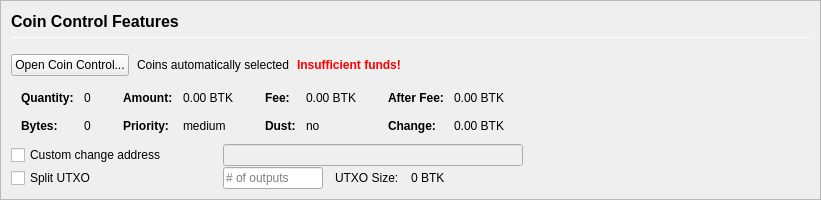
           <widget class="QFrame" name="frameCoinControl">
            <property name="sizePolicy">
             <sizepolicy hsizetype="Expanding" vsizetype="Expanding">
              <horstretch>0</horstretch>
              <verstretch>0</verstretch>
             </sizepolicy>
            </property>
            <property name="maximumSize">
             <size>
              <width>16777215</width>
              <height>16777215</height>
             </size>
            </property>
            <property name="frameShape">
             <enum>QFrame::StyledPanel</enum>
            </property>
            <property name="frameShadow">
             <enum>QFrame::Sunken</enum>
            </property>
            <layout class="QVBoxLayout" name="verticalLayoutCoinControl2">
             <property name="spacing">
              <number>0</number>
             </property>
             <property name="leftMargin">
              <number>0</number>
             </property>
             <property name="topMargin">
              <number>0</number>
             </property>
             <property name="rightMargin">
              <number>0</number>
             </property>
             <property name="bottomMargin">
              <number>0</number>
             </property>
             <item>
              <widget class="QFrame" name="frameCoinControl_BG">
               <layout class="QVBoxLayout" name="verticalLayoutCoinControl" stretch="0,0,0,0,0,0">
                <property name="spacing">
                 <number>1</number>
                </property>
                <property name="leftMargin">
                 <number>10</number>
                </property>
                <property name="topMargin">
                 <number>10</number>
                </property>
                <item>
                 <layout class="QHBoxLayout" name="horizontalLayoutCoinControl1">
                  <property name="bottomMargin">
                   <number>15</number>
                  </property>
                  <item>
                   <layout class="QVBoxLayout" name="verticalLayout_3">
                    <property name="spacing">
                     <number>6</number>
                    </property>
                    <item>
                     <widget class="QLabel" name="labelCoinControlFeatures">
                      <property name="sizePolicy">
                       <sizepolicy hsizetype="Preferred" vsizetype="Maximum">
                        <horstretch>0</horstretch>
                        <verstretch>0</verstretch>
                       </sizepolicy>
                      </property>
                      <property name="minimumSize">
                       <size>
                        <width>0</width>
                        <height>20</height>
                       </size>
                      </property>
                      <property name="font">
                       <font>
                        <pointsize>12</pointsize>
                        <weight>75</weight>
                        <bold>true</bold>
                       </font>
                      </property>
                      <property name="styleSheet">
                       <string notr="true">font-weight:bold;</string>
                      </property>
                      <property name="text">
                       <string>Coin Control Features</string>
                      </property>
                     </widget>
                    </item>
                    <item>
                     <widget class="Line" name="line">
                      <property name="minimumSize">
                       <size>
                        <width>0</width>
                        <height>1</height>
                       </size>
                      </property>
                      <property name="maximumSize">
                       <size>
                        <width>16777215</width>
                        <height>1</height>
                       </size>
                      </property>
                      <property name="orientation">
                       <enum>Qt::Horizontal</enum>
                      </property>
                     </widget>
                    </item>
                   </layout>
                  </item>
                 </layout>
                </item>
                <item>
                 <layout class="QHBoxLayout" name="horizontalLayoutCoinControl2" stretch="0,0,0,0">
                  <property name="spacing">
                   <number>8</number>
                  </property>
                  <property name="bottomMargin">
                   <number>10</number>
                  </property>
                  <item>
                   <widget class="QPushButton" name="pushButtonCoinControl">
                    <property name="styleSheet">
                     <string notr="true"/>
                    </property>
                    <property name="text">
                     <string>Open Coin Control...</string>
                    </property>
                    <property name="autoDefault">
                     <bool>false</bool>
                    </property>
                   </widget>
                  </item>
                  <item>
                   <widget class="QLabel" name="labelCoinControlAutomaticallySelected">
                    <property name="text">
                     <string>Coins automatically selected</string>
                    </property>
                    <property name="margin">
                     <number>5</number>
                    </property>
                   </widget>
                  </item>
                  <item>
                   <widget class="QLabel" name="labelCoinControlInsuffFunds">
                    <property name="font">
                     <font>
                      <weight>75</weight>
                      <bold>true</bold>
                     </font>
                    </property>
                    <property name="styleSheet">
                     <string notr="true">color:red;font-weight:bold;</string>
                    </property>
                    <property name="text">
                     <string>Insufficient funds!</string>
                    </property>
                    <property name="margin">
                     <number>5</number>
                    </property>
                   </widget>
                  </item>
                  <item>
                   <spacer name="horizontalSpacerCoinControl">
                    <property name="orientation">
                     <enum>Qt::Horizontal</enum>
                    </property>
                    <property name="sizeHint" stdset="0">
                     <size>
                      <width>40</width>
                      <height>1</height>
                     </size>
                    </property>
                   </spacer>
                  </item>
                 </layout>
                </item>
                <item>
                 <widget class="QWidget" name="widgetCoinControl" native="true">
                  <property name="sizePolicy">
                   <sizepolicy hsizetype="Preferred" vsizetype="Preferred">
                    <horstretch>0</horstretch>
                    <verstretch>0</verstretch>
                   </sizepolicy>
                  </property>
                  <property name="minimumSize">
                   <size>
                    <width>0</width>
                    <height>0</height>
                   </size>
                  </property>
                  <property name="styleSheet">
                   <string notr="true"/>
                  </property>
                  <layout class="QHBoxLayout" name="horizontalLayoutCoinControl5">
                   <property name="leftMargin">
                    <number>0</number>
                   </property>
                   <property name="topMargin">
                    <number>0</number>
                   </property>
                   <property name="rightMargin">
                    <number>0</number>
                   </property>
                   <property name="bottomMargin">
                    <number>0</number>
                   </property>
                   <item>
                    <layout class="QHBoxLayout" name="horizontalLayoutCoinControl3" stretch="0,0,0,1">
                     <property name="spacing">
                      <number>20</number>
                     </property>
                     <property name="topMargin">
                      <number>0</number>
                     </property>
                     <property name="bottomMargin">
                      <number>10</number>
                     </property>
                     <item>
                      <layout class="QFormLayout" name="formLayoutCoinControl1">
                       <property name="horizontalSpacing">
                        <number>10</number>
                       </property>
                       <property name="verticalSpacing">
                        <number>14</number>
                       </property>
                       <property name="leftMargin">
                        <number>10</number>
                       </property>
                       <property name="topMargin">
                        <number>4</number>
                       </property>
                       <property name="rightMargin">
                        <number>6</number>
                       </property>
                       <item row="0" column="0">
                        <widget class="QLabel" name="labelCoinControlQuantityText">
                         <property name="font">
                          <font>
                           <weight>75</weight>
                           <bold>true</bold>
                          </font>
                         </property>
                         <property name="text">
                          <string>Quantity:</string>
                         </property>
                         <property name="margin">
                          <number>0</number>
                         </property>
                        </widget>
                       </item>
                       <item row="0" column="1">
                        <widget class="QLabel" name="labelCoinControlQuantity">
                         <property name="cursor">
                          <cursorShape>IBeamCursor</cursorShape>
                         </property>
                         <property name="contextMenuPolicy">
                          <enum>Qt::ActionsContextMenu</enum>
                         </property>
                         <property name="text">
                          <string notr="true">0</string>
                         </property>
                         <property name="margin">
                          <number>0</number>
                         </property>
                         <property name="textInteractionFlags">
                          <set>Qt::LinksAccessibleByMouse|Qt::TextSelectableByKeyboard|Qt::TextSelectableByMouse</set>
                         </property>
                        </widget>
                       </item>
                       <item row="1" column="0">
                        <widget class="QLabel" name="labelCoinControlBytesText">
                         <property name="font">
                          <font>
                           <weight>75</weight>
                           <bold>true</bold>
                          </font>
                         </property>
                         <property name="text">
                          <string>Bytes:</string>
                         </property>
                        </widget>
                       </item>
                       <item row="1" column="1">
                        <widget class="QLabel" name="labelCoinControlBytes">
                         <property name="cursor">
                          <cursorShape>IBeamCursor</cursorShape>
                         </property>
                         <property name="contextMenuPolicy">
                          <enum>Qt::ActionsContextMenu</enum>
                         </property>
                         <property name="text">
                          <string notr="true">0</string>
                         </property>
                         <property name="textInteractionFlags">
                          <set>Qt::LinksAccessibleByMouse|Qt::TextSelectableByKeyboard|Qt::TextSelectableByMouse</set>
                         </property>
                        </widget>
                       </item>
                      </layout>
                     </item>
                     <item>
                      <layout class="QFormLayout" name="formLayoutCoinControl2">
                       <property name="horizontalSpacing">
                        <number>10</number>
                       </property>
                       <property name="verticalSpacing">
                        <number>14</number>
                       </property>
                       <property name="leftMargin">
                        <number>6</number>
                       </property>
                       <property name="topMargin">
                        <number>4</number>
                       </property>
                       <property name="rightMargin">
                        <number>6</number>
                       </property>
                       <item row="0" column="0">
                        <widget class="QLabel" name="labelCoinControlAmountText">
                         <property name="font">
                          <font>
                           <weight>75</weight>
                           <bold>true</bold>
                          </font>
                         </property>
                         <property name="text">
                          <string>Amount:</string>
                         </property>
                         <property name="margin">
                          <number>0</number>
                         </property>
                        </widget>
                       </item>
                       <item row="0" column="1">
                        <widget class="QLabel" name="labelCoinControlAmount">
                         <property name="cursor">
                          <cursorShape>IBeamCursor</cursorShape>
                         </property>
                         <property name="contextMenuPolicy">
                          <enum>Qt::ActionsContextMenu</enum>
                         </property>
                         <property name="text">
                          <string notr="true">0.00 BTK</string>
                         </property>
                         <property name="textInteractionFlags">
                          <set>Qt::LinksAccessibleByMouse|Qt::TextSelectableByKeyboard|Qt::TextSelectableByMouse</set>
                         </property>
                        </widget>
                       </item>
                       <item row="1" column="0">
                        <widget class="QLabel" name="labelCoinControlPriorityText">
                         <property name="font">
                          <font>
                           <weight>75</weight>
                           <bold>true</bold>
                          </font>
                         </property>
                         <property name="text">
                          <string>Priority:</string>
                         </property>
                        </widget>
                       </item>
                       <item row="1" column="1">
                        <widget class="QLabel" name="labelCoinControlPriority">
                         <property name="cursor">
                          <cursorShape>IBeamCursor</cursorShape>
                         </property>
                         <property name="contextMenuPolicy">
                          <enum>Qt::ActionsContextMenu</enum>
                         </property>
                         <property name="text">
                          <string>medium</string>
                         </property>
                         <property name="textInteractionFlags">
                          <set>Qt::LinksAccessibleByMouse|Qt::TextSelectableByKeyboard|Qt::TextSelectableByMouse</set>
                         </property>
                        </widget>
                       </item>
                      </layout>
                     </item>
                     <item>
                      <layout class="QFormLayout" name="formLayoutCoinControl3">
                       <property name="horizontalSpacing">
                        <number>10</number>
                       </property>
                       <property name="verticalSpacing">
                        <number>14</number>
                       </property>
                       <property name="leftMargin">
                        <number>6</number>
                       </property>
                       <property name="topMargin">
                        <number>4</number>
                       </property>
                       <property name="rightMargin">
                        <number>6</number>
                       </property>
                       <item row="0" column="0">
                        <widget class="QLabel" name="labelCoinControlFeeText">
                         <property name="font">
                          <font>
                           <weight>75</weight>
                           <bold>true</bold>
                          </font>
                         </property>
                         <property name="text">
                          <string>Fee:</string>
                         </property>
                         <property name="margin">
                          <number>0</number>
                         </property>
                        </widget>
                       </item>
                       <item row="0" column="1">
                        <widget class="QLabel" name="labelCoinControlFee">
                         <property name="cursor">
                          <cursorShape>IBeamCursor</cursorShape>
                         </property>
                         <property name="contextMenuPolicy">
                          <enum>Qt::ActionsContextMenu</enum>
                         </property>
                         <property name="text">
                          <string notr="true">0.00 BTK</string>
                         </property>
                         <property name="textInteractionFlags">
                          <set>Qt::LinksAccessibleByMouse|Qt::TextSelectableByKeyboard|Qt::TextSelectableByMouse</set>
                         </property>
                        </widget>
                       </item>
                       <item row="1" column="0">
                        <widget class="QLabel" name="labelCoinControlLowOutputText">
                         <property name="font">
                          <font>
                           <weight>75</weight>
                           <bold>true</bold>
                          </font>
                         </property>
                         <property name="text">
                          <string>Dust:</string>
                         </property>
                        </widget>
                       </item>
                       <item row="1" column="1">
                        <widget class="QLabel" name="labelCoinControlLowOutput">
                         <property name="cursor">
                          <cursorShape>IBeamCursor</cursorShape>
                         </property>
                         <property name="contextMenuPolicy">
                          <enum>Qt::ActionsContextMenu</enum>
                         </property>
                         <property name="text">
                          <string>no</string>
                         </property>
                         <property name="textInteractionFlags">
                          <set>Qt::LinksAccessibleByMouse|Qt::TextSelectableByKeyboard|Qt::TextSelectableByMouse</set>
                         </property>
                        </widget>
                       </item>
                      </layout>
                     </item>
                     <item>
                      <layout class="QFormLayout" name="formLayoutCoinControl4">
                       <property name="horizontalSpacing">
                        <number>10</number>
                       </property>
                       <property name="verticalSpacing">
                        <number>14</number>
                       </property>
                       <property name="leftMargin">
                        <number>6</number>
                       </property>
                       <property name="topMargin">
                        <number>4</number>
                       </property>
                       <property name="rightMargin">
                        <number>6</number>
                       </property>
                       <item row="0" column="0">
                        <widget class="QLabel" name="labelCoinControlAfterFeeText">
                         <property name="font">
                          <font>
                           <weight>75</weight>
                           <bold>true</bold>
                          </font>
                         </property>
                         <property name="text">
                          <string>After Fee:</string>
                         </property>
                         <property name="margin">
                          <number>0</number>
                         </property>
                        </widget>
                       </item>
                       <item row="0" column="1">
                        <widget class="QLabel" name="labelCoinControlAfterFee">
                         <property name="cursor">
                          <cursorShape>IBeamCursor</cursorShape>
                         </property>
                         <property name="contextMenuPolicy">
                          <enum>Qt::ActionsContextMenu</enum>
                         </property>
                         <property name="text">
                          <string notr="true">0.00 BTK</string>
                         </property>
                         <property name="textInteractionFlags">
                          <set>Qt::LinksAccessibleByMouse|Qt::TextSelectableByKeyboard|Qt::TextSelectableByMouse</set>
                         </property>
                        </widget>
                       </item>
                       <item row="1" column="0">
                        <widget class="QLabel" name="labelCoinControlChangeText">
                         <property name="font">
                          <font>
                           <weight>75</weight>
                           <bold>true</bold>
                          </font>
                         </property>
                         <property name="text">
                          <string>Change:</string>
                         </property>
                        </widget>
                       </item>
                       <item row="1" column="1">
                        <widget class="QLabel" name="labelCoinControlChange">
                         <property name="cursor">
                          <cursorShape>IBeamCursor</cursorShape>
                         </property>
                         <property name="contextMenuPolicy">
                          <enum>Qt::ActionsContextMenu</enum>
                         </property>
                         <property name="text">
                          <string notr="true">0.00 BTK</string>
                         </property>
                         <property name="textInteractionFlags">
                          <set>Qt::LinksAccessibleByMouse|Qt::TextSelectableByKeyboard|Qt::TextSelectableByMouse</set>
                         </property>
                        </widget>
                       </item>
                      </layout>
                     </item>
                    </layout>
                   </item>
                  </layout>
                 </widget>
                </item>
                <item>
                 <layout class="QHBoxLayout" name="horizontalLayoutCoinControl4">
                  <property name="spacing">
                   <number>12</number>
                  </property>
                  <property name="sizeConstraint">
                   <enum>QLayout::SetDefaultConstraint</enum>
                  </property>
                  <property name="topMargin">
                   <number>0</number>
                  </property>
                  <property name="rightMargin">
                   <number>0</number>
                  </property>
                  <item>
                   <widget class="QCheckBox" name="checkBoxCoinControlChange">
                    <property name="sizePolicy">
                     <sizepolicy hsizetype="Preferred" vsizetype="Preferred">
                      <horstretch>0</horstretch>
                      <verstretch>0</verstretch>
                     </sizepolicy>
                    </property>
                    <property name="minimumSize">
                     <size>
                      <width>200</width>
                      <height>0</height>
                     </size>
                    </property>
                    <property name="maximumSize">
                     <size>
                      <width>200</width>
                      <height>16777215</height>
                     </size>
                    </property>
                    <property name="toolTip">
                     <string>If this is activated, but the change address is empty or invalid, change will be sent to a newly generated address.</string>
                    </property>
                    <property name="text">
                     <string>Custom change address</string>
                    </property>
                   </widget>
                  </item>
                  <item>
                   <widget class="QValidatedLineEdit" name="lineEditCoinControlChange">
                    <property name="enabled">
                     <bool>false</bool>
                    </property>
                    <property name="sizePolicy">
                     <sizepolicy hsizetype="Preferred" vsizetype="Preferred">
                      <horstretch>0</horstretch>
                      <verstretch>0</verstretch>
                     </sizepolicy>
                    </property>
                    <property name="minimumSize">
                     <size>
                      <width>300</width>
                      <height>0</height>
                     </size>
                    </property>
                   </widget>
                  </item>
                  <item>
                   <widget class="QLabel" name="labelCoinControlChangeLabel">
                    <property name="sizePolicy">
                     <sizepolicy hsizetype="Preferred" vsizetype="Preferred">
                      <horstretch>0</horstretch>
                      <verstretch>0</verstretch>
                     </sizepolicy>
                    </property>
                    <property name="minimumSize">
                     <size>
                      <width>100</width>
                      <height>0</height>
                     </size>
                    </property>
                    <property name="text">
                     <string/>
                    </property>
                    <property name="margin">
                     <number>3</number>
                    </property>
                   </widget>
                  </item>
                 </layout>
                </item>
                <item>
                 <layout class="QHBoxLayout" name="horizontalLayoutCoinControl6">
                  <property name="spacing">
                   <number>12</number>
                  </property>
                  <property name="rightMargin">
                   <number>0</number>
                  </property>
                  <item>
                   <widget class="QCheckBox" name="splitBlockCheckBox">
                    <property name="sizePolicy">
                     <sizepolicy hsizetype="Preferred" vsizetype="Preferred">
                      <horstretch>0</horstretch>
                      <verstretch>0</verstretch>
                     </sizepolicy>
                    </property>
                    <property name="minimumSize">
                     <size>
                      <width>200</width>
                      <height>0</height>
                     </size>
                    </property>
                    <property name="maximumSize">
                     <size>
                      <width>200</width>
                      <height>16777215</height>
                     </size>
                    </property>
                    <property name="text">
                     <string>Split UTXO</string>
                    </property>
                   </widget>
                  </item>
                  <item>
                   <widget class="QLineEdit" name="splitBlockLineEdit">
                    <property name="sizePolicy">
                     <sizepolicy hsizetype="Preferred" vsizetype="Preferred">
                      <horstretch>50</horstretch>
                      <verstretch>0</verstretch>
                     </sizepolicy>
                    </property>
                    <property name="minimumSize">
                     <size>
                      <width>100</width>
                      <height>0</height>
                     </size>
                    </property>
                    <property name="maximumSize">
                     <size>
                      <width>100</width>
                      <height>16777215</height>
                     </size>
                    </property>
                    <property name="placeholderText">
                     <string># of outputs</string>
                    </property>
                   </widget>
                  </item>
                  <item>
                   <widget class="QLabel" name="labelBlockSizeText">
                    <property name="text">
                     <string>UTXO Size:</string>
                    </property>
                   </widget>
                  </item>
                  <item>
                   <widget class="QLabel" name="labelBlockSize">
                    <property name="text">
                     <string>0 BTK</string>
                    </property>
                   </widget>
                  </item>
                  <item>
                   <spacer name="horizontalSpacer_7">
                    <property name="orientation">
                     <enum>Qt::Horizontal</enum>
                    </property>
                    <property name="sizeHint" stdset="0">
                     <size>
                      <width>40</width>
                      <height>20</height>
                     </size>
                    </property>
                   </spacer>
                  </item>
                 </layout>
                </item>
                <item>
                 <spacer name="verticalSpacerCoinControl">
                  <property name="orientation">
                   <enum>Qt::Vertical</enum>
                  </property>
                  <property name="sizeHint" stdset="0">
                   <size>
                    <width>800</width>
                    <height>1</height>
                   </size>
                  </property>
                 </spacer>
                </item>
               </layout>
              </widget>
             </item>
            </layout>
           </widget>
